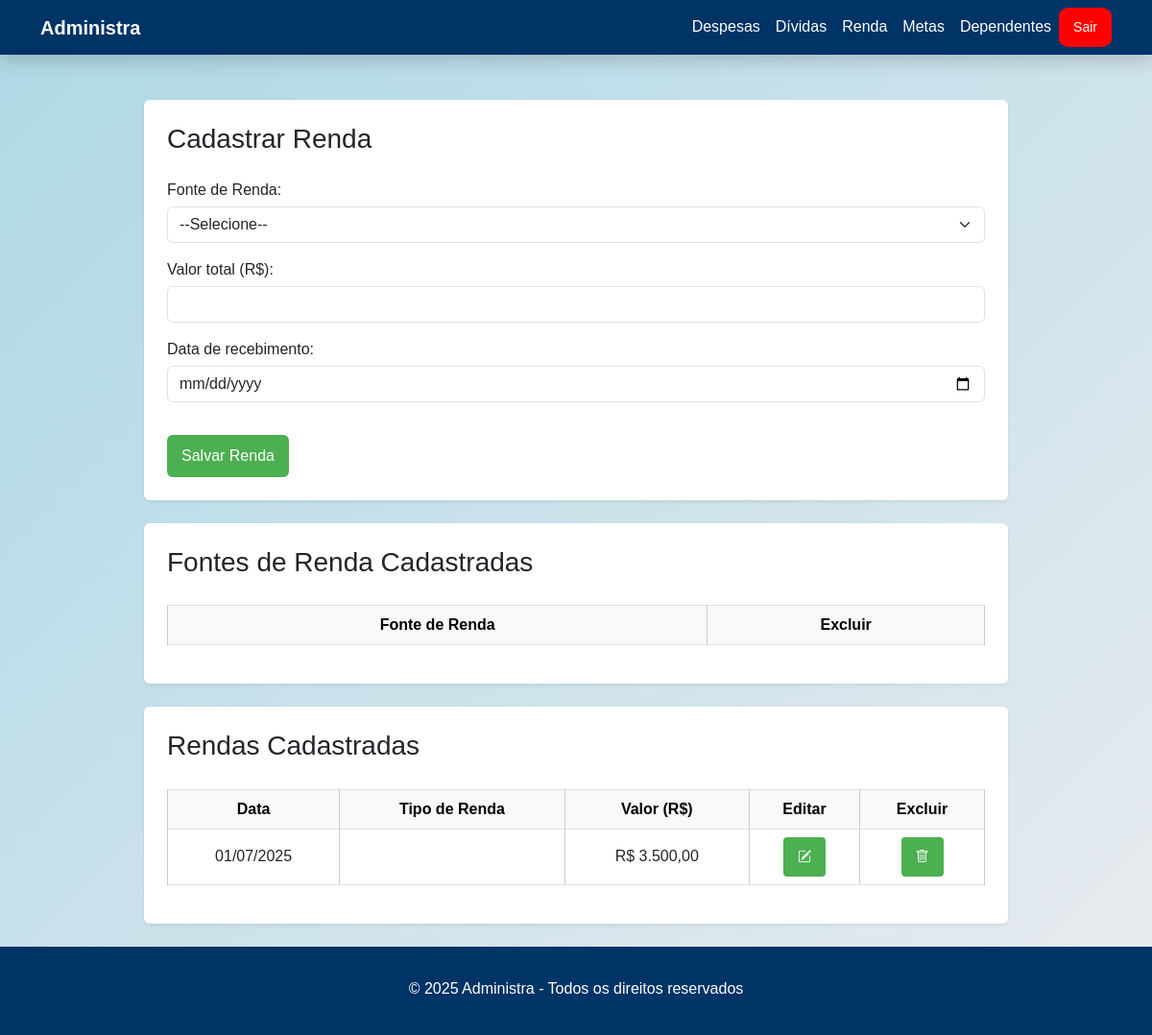
The page /PHP/renda.php (signed in) on the database as committed earlier.
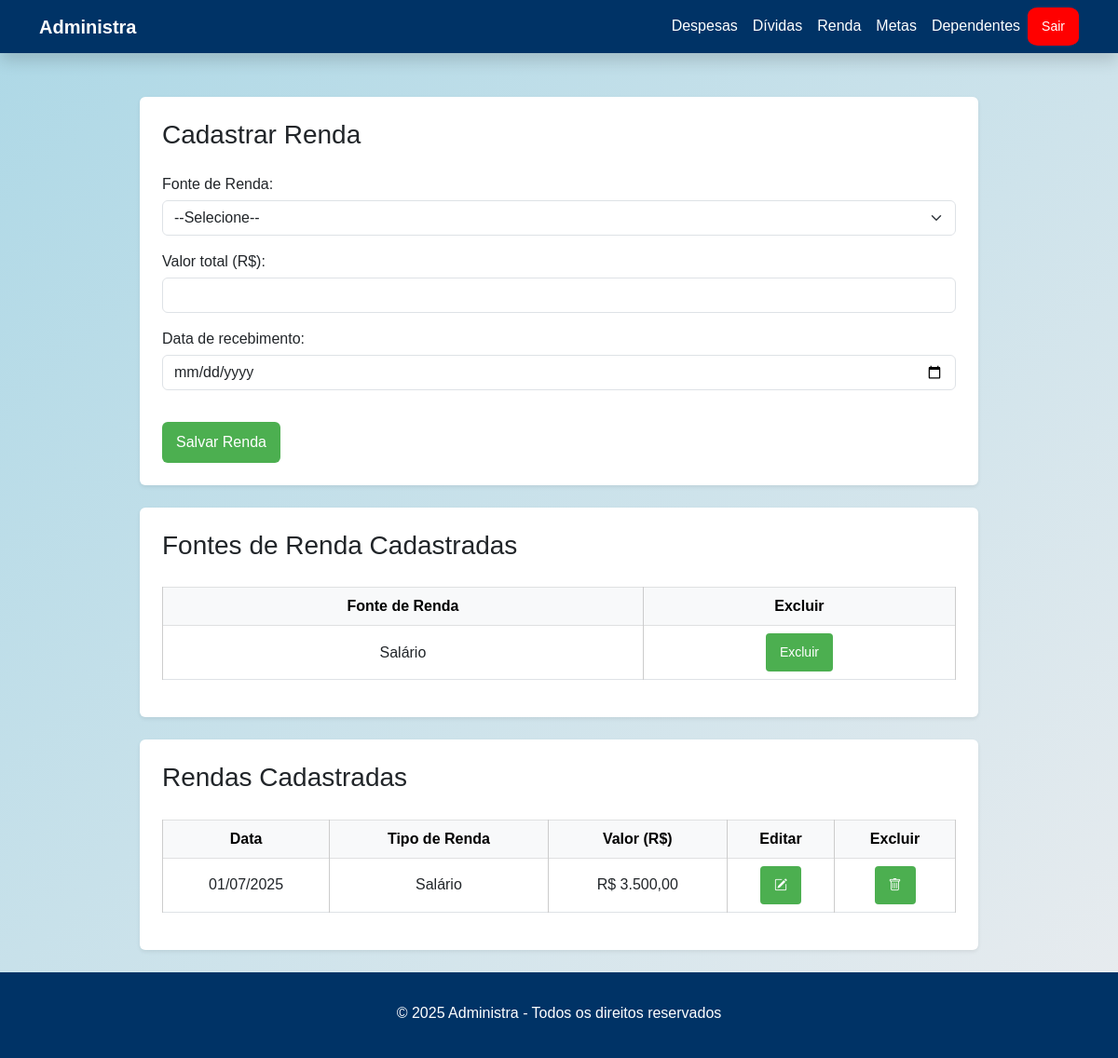
The same page on the database as committed later.
### tables this page shows
CREATE TABLE Renda (
	id_renda INT AUTO_INCREMENT PRIMARY KEY,
	valor_renda DECIMAL(10,2),
	data_renda DATE NOT NULL,
	fixo BOOLEAN DEFAULT FALSE,
	fk_usuario INT NOT NULL,
	fk_fonte INT NOT NULL,
	FOREIGN KEY (fk_usuario) REFERENCES Usuario(id_usuario)  ON DELETE CASCADE ON UPDATE CASCADE,
	FOREIGN KEY (fk_fonte) REFERENCES FonteRenda(id_renda) ON DELETE CASCADE ON UPDATE CASCADE
);

CREATE TABLE FonteRenda(
	id_renda INT AUTO_INCREMENT PRIMARY KEY,
	fonte_da_renda VARCHAR(100) NOT NULL,
	fk_usuario INT,
	FOREIGN KEY (fk_usuario) REFERENCES Usuario(id_usuario)  ON DELETE CASCADE ON UPDATE CASCADE
);

### PHP/renda.php (the view, shortened to what this page needs)
<?php
include 'conexao.php';
?>
<!DOCTYPE html>
<html lang="pt-BR">
<head>
  <link href="https://cdn.jsdelivr.net/npm/bootstrap@5.3.0/dist/css/bootstrap.min.css" rel="stylesheet" />
  <link href="../CSS/carregando.css" rel="stylesheet" />
  <link rel="stylesheet" href="https://cdn.jsdelivr.net/npm/bootstrap-icons@1.10.5/font/bootstrap-icons.css" />
  <link href="../CSS/principal.css" rel="stylesheet" />
</head>
<body style="padding-top: 80px;">
  <nav class="navbar navbar-expand-lg navbar-dark bg-dark fixed-top shadow">
    <div class="container">
      <a class="navbar-brand fw-bold" href="">Administra</a>
      <div class="collapse navbar-collapse" id="navbarNav">
        <ul class="navbar-nav ms-auto">
              <li class="nav-item">
            <a class="nav-link" href="despesa.php">Despesas</a>
        </li>
        <li class="nav-item">
            <a class="nav-link" href="divida.php">Dívidas</a>
        </li>
        <li class="nav-item">
            <a class="nav-link" href="renda.php">Renda</a>
        </li>
        <li class="nav-item">
            <a class="nav-link" href="meta.php">Metas</a>
        </li>
        <li class="nav-item">
          <a class="nav-link" href="dependente.php">Dependentes</a>
        </li>
        <li class="nav-item">
            <form action='sair.php' method='POST' style='display:inline;'>
            <button type='submit' class='btn btn-danger btn-sm' Style='Background-color:Red; Border-radius: 20%'>Sair</button>
          </form>
        </li>
        </ul>
      </div>
    </div>
  </nav>
  <?php
  $id = $_SESSION['ID_USER'];
    echo "
    <div class='container mt-4'>
        <div class='form-section bg-white p-4 rounded shadow-sm'>
        <h3>Cadastrar Renda</h3>
        <form class='form' action='../PHP/cadastraRenda.php' method='post'>
            <label for='tipoRenda' class='mt-3'>Fonte de Renda:</label>
            <select name='txtRenda' id='tipoRenda' class='form-select' required>
            <option value=''>--Selecione--</option>
    ";
  echo "
    <option value='Outro'>Outro...</option>
    </select>
    <div id='novoTipoWrapper' class='mt-2' style='display: none;'>
      <label for='novoTipo'>Digite a nova fonte de renda:</label>
      <input type='text' name='txtNovaRenda' id='novoTipo' class='form-control' placeholder='Ex: Salário' />
    </div>
    <label for='valor' class='mt-3'>Valor total (R$):</label>
    <input type='number' name='numValor' id='valor' class='form-control' min='0' step='0.01' required />
    <label for='data' class='mt-3'>Data de recebimento:</label>
    <input type='date' name='txtData' id='data' class='form-control' required />
    <button type='submit' class='btn btn-success mt-4'>Salvar Renda</button>
  </form>
  </div>
  </div>
  ";
  $queryFonte = mysqli_query($conn, "SELECT * FROM FonteRenda WHERE fk_usuario = $id OR fk_usuario IS NULL ORDER BY fonte_da_renda ASC");
  echo "
  <div class='container mt-4'>
    <div class='form-section bg-white p-4 rounded shadow-sm'>
      <h3>Fontes de Renda Cadastradas</h3>
      <div class='table-responsive'>
        <table class='table table-bordered align-middle'>
          <thead class='table-light'>
            <tr>
              <th class='text-center'>Fonte de Renda</th>
              <th class='text-center'>Excluir</th>
            </tr>
          </thead>
          <tbody>
  ";
  while ($fonte = mysqli_fetch_assoc($queryFonte)) {
    $nomeRenda = htmlspecialchars($fonte['fonte_da_renda']);
    $idFonte = $fonte['id_renda'];
echo "
  <tr>
    <td class='text-center'>$nomeRenda</td>
    <td class='text-center'>
      <form action='excluiFonteRenda.php' method='POST' style='display:inline;'>
        <input type='hidden' name='idRenda' value='$idFonte'>
        <button type='submit' class='btn btn-danger btn-sm'>Excluir</button>
      </form>
    </td>
  </tr>
";
  }
  echo "
          </tbody>
        </table>
      </div>
    </div>
  </div>
  ";
    $selectRendas = "SELECT * FROM renda WHERE fk_usuario = $id";
    $queryRendas = mysqli_query($conn, $selectRendas);
    echo "
    <div class='container mt-4'>
      <div class='form-section bg-white p-4 rounded shadow-sm'>
        <h3>Rendas Cadastradas</h3>
        <div class='table-responsive'>
          <table class='table table-bordered align-middle'>
            <thead class='table-light'>
              <tr>
                <th class='text-center'>Data</th>
                <th class='text-center'>Tipo de Renda</th>
                <th class='text-center'>Valor (R$)</th>
                <th class='text-center'>Editar</th>
                <th class='text-center'>Excluir</th>
              </tr>
            </thead>
            <tbody id='resultadoTabela'>
    ";
    while ($renda = mysqli_fetch_assoc($queryRendas)) {
      $valorRenda = number_format($renda['valor_renda'], 2, ',', '.');
      $dataRenda = date("d/m/Y", strtotime($renda['data_renda']));
      $idRenda = $renda['id_renda'];
      $fonteRendaId = $renda['fk_fonte'];
      $fonteQuery = "SELECT fonte_da_renda FROM FonteRenda WHERE id_renda = $fonteRendaId";
      $fonteResult = mysqli_query($conn, $fonteQuery);
      $fonteRenda = mysqli_fetch_assoc($fonteResult)['fonte_da_renda'];
    echo "
  <tr>
    <td class='text-center'>$dataRenda</td>
    <td class='text-center'>$fonteRenda</td>
    <td class='text-center'>R$ $valorRenda</td>
    <td class='text-center'>
      <button type='button' class='btn btn-sm btn-primary'
        onclick='abrirModalEdicao(this)'
        data-id='$idRenda'
        data-data='{$renda['data_renda']}'
        data-valor='{$renda['valor_renda']}'
        data-fonte-id='$fonteRendaId'>
        <i class='bi bi-pencil-square'></i>
      </button>
    </td>
    <td class='text-center'>
      <form action='excluiRenda.php' method='POST' style='display:inline;'>
        <input type='hidden' name='idRenda' value='$idRenda'>
        <button type='submit' class='btn btn-danger btn-sm'>
          <i class='bi bi-trash'></i>
        </button>
      </form>
    </td>
  </tr>
";
    }
    echo "
            </tbody>
          </table>
        </div>
      </div>
    </div>
    ";
  ?>
  <footer class="mt-4">
  <div class="container text-center">
    <p class="mb-1">© 2025 Administra - Todos os direitos reservados</p>
  </div>
  </footer>
</body>
</html>

### CSS/carregando.css (style rules this page uses)
body { margin: 0; padding: 0; background: linear-gradient(135deg, lightblue, #e9ecef); height: 100vh; font-family: 'Segoe UI', sans-serif; }

### CSS/principal.css (style rules this page uses)
body { font-family: Arial, sans-serif; margin: 0; padding-top: 80px; background-color: lightblue; }
html, body { height: 100%; margin: 0; display: flex; flex-direction: column; }
body > .container { flex: 1 0 auto; }
.navbar { background-color: #003366 !important; }
.navbar .navbar-brand, .navbar .nav-link { color: #ffffff !important; }
.form-section, .consulta-section { background-color: #fff; padding: 20px; border-radius: 8px; max-width: 900px; margin: auto; box-shadow: 0 0 10px rgba(0,0,0,0.1); }
label { display: block; margin: 10px 0 5px; }
input, select { width: 100%; padding: 8px; margin-bottom: 10px; box-sizing: border-box; }
button, .btn { padding: 10px 15px; background-color: #4CAF50; color: white; border: none; cursor: pointer; }
table { width: 100%; border-collapse: collapse; margin-top: 20px; }
th, td { padding: 10px; border: 1px solid #ccc; text-align: left; }
th { background-color: #eee; }
footer { background-color: #003366 !important; color: white; padding: 2rem 0; margin-bottom: auto; }
.form-section { max-height: 550px; overflow: hidden; display: flex; flex-direction: column; }

Rows that differ between the two databases and show on the page:
added fonterenda: fonte_da_renda "Salário"
shown differently, row unchanged: renda: fk_fonte.fonte_da_renda (not shown) → "Salário"
